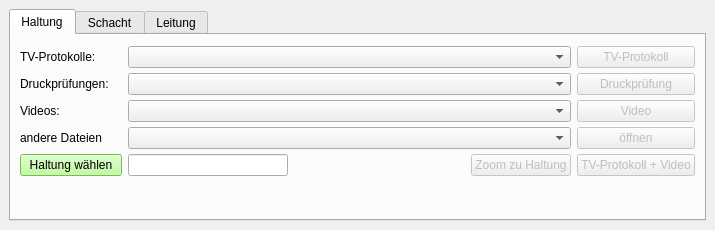
<?xml version="1.0" encoding="UTF-8"?>
<ui version="4.0">
 <class>DockWidget</class>
 <widget class="QDockWidget" name="DockWidget">
  <property name="geometry">
   <rect>
    <x>0</x>
    <y>0</y>
    <width>715</width>
    <height>230</height>
   </rect>
  </property>
  <property name="windowTitle">
   <string>Protokolle öffnen</string>
  </property>
  <widget class="QWidget" name="dockWidgetContents">
   <layout class="QGridLayout" name="gridLayout">
    <item row="0" column="0">
     <widget class="QTabWidget" name="tabWidget">
      <property name="currentIndex">
       <number>0</number>
      </property>
      <widget class="QWidget" name="tab">
       <attribute name="title">
        <string>Haltung</string>
       </attribute>
       <layout class="QGridLayout" name="gridLayout_3">
        <item row="0" column="0">
         <layout class="QGridLayout" name="grid_haltung">
          <property name="topMargin">
           <number>2</number>
          </property>
          <property name="bottomMargin">
           <number>2</number>
          </property>
          <property name="verticalSpacing">
           <number>5</number>
          </property>
          <item row="2" column="1">
           <widget class="QLabel" name="txt_h_video_anzahl">
            <property name="maximumSize">
             <size>
              <width>15</width>
              <height>16777215</height>
             </size>
            </property>
            <property name="text">
             <string/>
            </property>
           </widget>
          </item>
          <item row="3" column="0">
           <widget class="QLabel" name="label">
            <property name="maximumSize">
             <size>
              <width>16777215</width>
              <height>20</height>
             </size>
            </property>
            <property name="text">
             <string>andere Dateien</string>
            </property>
           </widget>
          </item>
          <item row="3" column="2" colspan="5">
           <widget class="QComboBox" name="h_combobox_andere"/>
          </item>
          <item row="1" column="2" colspan="5">
           <widget class="QComboBox" name="h_combobox_druck"/>
          </item>
          <item row="4" column="7">
           <widget class="QPushButton" name="button_h_protokoll_video">
            <property name="enabled">
             <bool>false</bool>
            </property>
            <property name="maximumSize">
             <size>
              <width>150</width>
              <height>16777215</height>
             </size>
            </property>
            <property name="focusPolicy">
             <enum>Qt::NoFocus</enum>
            </property>
            <property name="text">
             <string>TV-Protokoll + Video</string>
            </property>
           </widget>
          </item>
          <item row="4" column="4">
           <widget class="QLabel" name="txt_h_ergebnisDP">
            <property name="sizePolicy">
             <sizepolicy hsizetype="Preferred" vsizetype="Preferred">
              <horstretch>5</horstretch>
              <verstretch>0</verstretch>
             </sizepolicy>
            </property>
            <property name="minimumSize">
             <size>
              <width>90</width>
              <height>0</height>
             </size>
            </property>
            <property name="sizeIncrement">
             <size>
              <width>0</width>
              <height>0</height>
             </size>
            </property>
            <property name="text">
             <string/>
            </property>
            <property name="alignment">
             <set>Qt::AlignCenter</set>
            </property>
           </widget>
          </item>
          <item row="1" column="7">
           <widget class="QPushButton" name="button_h_druck">
            <property name="enabled">
             <bool>false</bool>
            </property>
            <property name="maximumSize">
             <size>
              <width>150</width>
              <height>16777215</height>
             </size>
            </property>
            <property name="focusPolicy">
             <enum>Qt::NoFocus</enum>
            </property>
            <property name="text">
             <string>Druckprüfung</string>
            </property>
           </widget>
          </item>
          <item row="4" column="6">
           <widget class="QPushButton" name="button_zoom_haltung">
            <property name="enabled">
             <bool>false</bool>
            </property>
            <property name="text">
             <string>Zoom zu Haltung</string>
            </property>
           </widget>
          </item>
          <item row="4" column="0" colspan="2">
           <widget class="QPushButton" name="button_select_haltung">
            <property name="autoFillBackground">
             <bool>false</bool>
            </property>
            <property name="styleSheet">
             <string notr="true">QPushButton {background-color: rgb(170, 255, 127);}</string>
            </property>
            <property name="text">
             <string>Haltung wählen</string>
            </property>
           </widget>
          </item>
          <item row="1" column="0">
           <widget class="QLabel" name="label_3">
            <property name="text">
             <string>Druckprüfungen:</string>
            </property>
           </widget>
          </item>
          <item row="3" column="1">
           <widget class="QLabel" name="txt_h_andere_anzahl">
            <property name="maximumSize">
             <size>
              <width>15</width>
              <height>16777215</height>
             </size>
            </property>
            <property name="text">
             <string/>
            </property>
           </widget>
          </item>
          <item row="2" column="7">
           <widget class="QPushButton" name="button_h_video">
            <property name="enabled">
             <bool>false</bool>
            </property>
            <property name="maximumSize">
             <size>
              <width>150</width>
              <height>16777215</height>
             </size>
            </property>
            <property name="focusPolicy">
             <enum>Qt::NoFocus</enum>
            </property>
            <property name="text">
             <string>Video</string>
            </property>
           </widget>
          </item>
          <item row="0" column="0">
           <widget class="QLabel" name="label_2">
            <property name="sizePolicy">
             <sizepolicy hsizetype="Preferred" vsizetype="Preferred">
              <horstretch>0</horstretch>
              <verstretch>0</verstretch>
             </sizepolicy>
            </property>
            <property name="maximumSize">
             <size>
              <width>85</width>
              <height>16777215</height>
             </size>
            </property>
            <property name="text">
             <string>TV-Protokolle:</string>
            </property>
           </widget>
          </item>
          <item row="4" column="2">
           <widget class="QLineEdit" name="txt_haltungNr">
            <property name="minimumSize">
             <size>
              <width>160</width>
              <height>0</height>
             </size>
            </property>
            <property name="maximumSize">
             <size>
              <width>200</width>
              <height>16777215</height>
             </size>
            </property>
           </widget>
          </item>
          <item row="2" column="0">
           <widget class="QLabel" name="label_4">
            <property name="text">
             <string>Videos:</string>
            </property>
           </widget>
          </item>
          <item row="3" column="7">
           <widget class="QPushButton" name="button_h_andere">
            <property name="enabled">
             <bool>false</bool>
            </property>
            <property name="text">
             <string>öffnen</string>
            </property>
           </widget>
          </item>
          <item row="0" column="1">
           <widget class="QLabel" name="txt_h_protokoll_anzahl">
            <property name="sizePolicy">
             <sizepolicy hsizetype="Preferred" vsizetype="Preferred">
              <horstretch>0</horstretch>
              <verstretch>0</verstretch>
             </sizepolicy>
            </property>
            <property name="maximumSize">
             <size>
              <width>15</width>
              <height>16777215</height>
             </size>
            </property>
            <property name="text">
             <string/>
            </property>
           </widget>
          </item>
          <item row="0" column="7">
           <widget class="QPushButton" name="button_h_protokoll">
            <property name="enabled">
             <bool>false</bool>
            </property>
            <property name="maximumSize">
             <size>
              <width>150</width>
              <height>16777215</height>
             </size>
            </property>
            <property name="focusPolicy">
             <enum>Qt::NoFocus</enum>
            </property>
            <property name="text">
             <string>TV-Protokoll</string>
            </property>
           </widget>
          </item>
          <item row="0" column="2" colspan="5">
           <widget class="QComboBox" name="h_combobox_protokoll"/>
          </item>
          <item row="4" column="5">
           <spacer name="horizontalSpacer_3">
            <property name="orientation">
             <enum>Qt::Horizontal</enum>
            </property>
            <property name="sizeHint" stdset="0">
             <size>
              <width>40</width>
              <height>20</height>
             </size>
            </property>
           </spacer>
          </item>
          <item row="1" column="1">
           <widget class="QLabel" name="txt_h_druck_anzahl">
            <property name="sizePolicy">
             <sizepolicy hsizetype="Preferred" vsizetype="Preferred">
              <horstretch>0</horstretch>
              <verstretch>0</verstretch>
             </sizepolicy>
            </property>
            <property name="maximumSize">
             <size>
              <width>15</width>
              <height>16777215</height>
             </size>
            </property>
            <property name="text">
             <string/>
            </property>
           </widget>
          </item>
          <item row="2" column="2" colspan="5">
           <widget class="QComboBox" name="h_combobox_video"/>
          </item>
          <item row="4" column="3">
           <spacer name="horizontalSpacer_2">
            <property name="orientation">
             <enum>Qt::Horizontal</enum>
            </property>
            <property name="sizeHint" stdset="0">
             <size>
              <width>60</width>
              <height>20</height>
             </size>
            </property>
           </spacer>
          </item>
         </layout>
        </item>
        <item row="1" column="0">
         <spacer name="verticalSpacer_3">
          <property name="orientation">
           <enum>Qt::Vertical</enum>
          </property>
          <property name="sizeHint" stdset="0">
           <size>
            <width>20</width>
            <height>40</height>
           </size>
          </property>
         </spacer>
        </item>
       </layout>
      </widget>
      <widget class="QWidget" name="tab_2">
       <attribute name="title">
        <string>Schacht</string>
       </attribute>
       <layout class="QGridLayout" name="gridLayout_5">
        <item row="0" column="0">
         <layout class="QGridLayout" name="grid_schacht">
          <property name="topMargin">
           <number>2</number>
          </property>
          <property name="bottomMargin">
           <number>2</number>
          </property>
          <property name="verticalSpacing">
           <number>5</number>
          </property>
          <item row="0" column="0">
           <widget class="QLabel" name="label_7">
            <property name="sizePolicy">
             <sizepolicy hsizetype="Preferred" vsizetype="Preferred">
              <horstretch>0</horstretch>
              <verstretch>0</verstretch>
             </sizepolicy>
            </property>
            <property name="maximumSize">
             <size>
              <width>85</width>
              <height>16777215</height>
             </size>
            </property>
            <property name="text">
             <string>Protokolle:</string>
            </property>
           </widget>
          </item>
          <item row="1" column="7">
           <widget class="QPushButton" name="button_s_druck">
            <property name="enabled">
             <bool>false</bool>
            </property>
            <property name="text">
             <string>Druckprüfung</string>
            </property>
           </widget>
          </item>
          <item row="4" column="7">
           <widget class="QPushButton" name="button_s_protokoll_video">
            <property name="enabled">
             <bool>false</bool>
            </property>
            <property name="maximumSize">
             <size>
              <width>150</width>
              <height>16777215</height>
             </size>
            </property>
            <property name="focusPolicy">
             <enum>Qt::NoFocus</enum>
            </property>
            <property name="text">
             <string>Protokoll + Video</string>
            </property>
           </widget>
          </item>
          <item row="2" column="1">
           <widget class="QLabel" name="txt_s_video_anzahl">
            <property name="sizePolicy">
             <sizepolicy hsizetype="Preferred" vsizetype="Preferred">
              <horstretch>0</horstretch>
              <verstretch>0</verstretch>
             </sizepolicy>
            </property>
            <property name="maximumSize">
             <size>
              <width>15</width>
              <height>16777215</height>
             </size>
            </property>
            <property name="text">
             <string/>
            </property>
           </widget>
          </item>
          <item row="1" column="2" colspan="5">
           <widget class="QComboBox" name="s_combobox_druck"/>
          </item>
          <item row="3" column="0">
           <widget class="QLabel" name="label_12">
            <property name="text">
             <string>andere Dateien</string>
            </property>
           </widget>
          </item>
          <item row="3" column="7">
           <widget class="QPushButton" name="button_s_andere">
            <property name="enabled">
             <bool>false</bool>
            </property>
            <property name="text">
             <string>öffnen</string>
            </property>
           </widget>
          </item>
          <item row="4" column="0" colspan="2">
           <widget class="QPushButton" name="button_select_schacht">
            <property name="autoFillBackground">
             <bool>false</bool>
            </property>
            <property name="styleSheet">
             <string notr="true">QPushButton {background-color: rgb(170, 255, 127);}</string>
            </property>
            <property name="text">
             <string>Schacht wählen</string>
            </property>
           </widget>
          </item>
          <item row="3" column="2" colspan="5">
           <widget class="QComboBox" name="s_combobox_andere"/>
          </item>
          <item row="4" column="2">
           <widget class="QLineEdit" name="txt_schachtNr">
            <property name="minimumSize">
             <size>
              <width>160</width>
              <height>0</height>
             </size>
            </property>
            <property name="maximumSize">
             <size>
              <width>200</width>
              <height>16777215</height>
             </size>
            </property>
           </widget>
          </item>
          <item row="1" column="0">
           <widget class="QLabel" name="label_10">
            <property name="text">
             <string>Druckprüfung</string>
            </property>
           </widget>
          </item>
          <item row="0" column="7">
           <widget class="QPushButton" name="button_s_protokoll">
            <property name="enabled">
             <bool>false</bool>
            </property>
            <property name="maximumSize">
             <size>
              <width>150</width>
              <height>16777215</height>
             </size>
            </property>
            <property name="focusPolicy">
             <enum>Qt::NoFocus</enum>
            </property>
            <property name="text">
             <string>Protokoll</string>
            </property>
           </widget>
          </item>
          <item row="0" column="1">
           <widget class="QLabel" name="txt_s_protokoll_anzahl">
            <property name="sizePolicy">
             <sizepolicy hsizetype="Preferred" vsizetype="Preferred">
              <horstretch>0</horstretch>
              <verstretch>0</verstretch>
             </sizepolicy>
            </property>
            <property name="maximumSize">
             <size>
              <width>15</width>
              <height>16777215</height>
             </size>
            </property>
            <property name="text">
             <string/>
            </property>
           </widget>
          </item>
          <item row="2" column="0">
           <widget class="QLabel" name="label_6">
            <property name="text">
             <string>Videos:</string>
            </property>
           </widget>
          </item>
          <item row="2" column="2" colspan="5">
           <widget class="QComboBox" name="s_combobox_video"/>
          </item>
          <item row="4" column="6">
           <widget class="QPushButton" name="button_zoom_schacht">
            <property name="enabled">
             <bool>false</bool>
            </property>
            <property name="text">
             <string>Zoom zu Schacht</string>
            </property>
           </widget>
          </item>
          <item row="4" column="3">
           <spacer name="horizontalSpacer_4">
            <property name="orientation">
             <enum>Qt::Horizontal</enum>
            </property>
            <property name="sizeHint" stdset="0">
             <size>
              <width>60</width>
              <height>20</height>
             </size>
            </property>
           </spacer>
          </item>
          <item row="4" column="4">
           <widget class="QLabel" name="txt_s_ergebnisDP">
            <property name="minimumSize">
             <size>
              <width>90</width>
              <height>0</height>
             </size>
            </property>
            <property name="text">
             <string/>
            </property>
           </widget>
          </item>
          <item row="0" column="2" colspan="5">
           <widget class="QComboBox" name="s_combobox_protokoll"/>
          </item>
          <item row="2" column="7">
           <widget class="QPushButton" name="button_s_video">
            <property name="enabled">
             <bool>false</bool>
            </property>
            <property name="maximumSize">
             <size>
              <width>150</width>
              <height>16777215</height>
             </size>
            </property>
            <property name="focusPolicy">
             <enum>Qt::NoFocus</enum>
            </property>
            <property name="text">
             <string>Video</string>
            </property>
           </widget>
          </item>
          <item row="1" column="1">
           <widget class="QLabel" name="txt_s_druck_anzahl">
            <property name="maximumSize">
             <size>
              <width>15</width>
              <height>16777215</height>
             </size>
            </property>
            <property name="text">
             <string/>
            </property>
           </widget>
          </item>
          <item row="3" column="1">
           <widget class="QLabel" name="txt_s_andere_anzahl">
            <property name="text">
             <string/>
            </property>
           </widget>
          </item>
          <item row="4" column="5">
           <spacer name="horizontalSpacer">
            <property name="orientation">
             <enum>Qt::Horizontal</enum>
            </property>
            <property name="sizeHint" stdset="0">
             <size>
              <width>40</width>
              <height>20</height>
             </size>
            </property>
           </spacer>
          </item>
         </layout>
        </item>
        <item row="1" column="0">
         <spacer name="verticalSpacer_2">
          <property name="orientation">
           <enum>Qt::Vertical</enum>
          </property>
          <property name="sizeHint" stdset="0">
           <size>
            <width>20</width>
            <height>40</height>
           </size>
          </property>
         </spacer>
        </item>
       </layout>
      </widget>
      <widget class="QWidget" name="tab_3">
       <attribute name="title">
        <string>Leitung</string>
       </attribute>
       <layout class="QGridLayout" name="gridLayout_2">
        <item row="0" column="0">
         <layout class="QGridLayout" name="grid_haltung_2">
          <property name="topMargin">
           <number>2</number>
          </property>
          <property name="bottomMargin">
           <number>2</number>
          </property>
          <property name="verticalSpacing">
           <number>5</number>
          </property>
          <item row="4" column="6">
           <widget class="QPushButton" name="button_zoom_leitung">
            <property name="enabled">
             <bool>false</bool>
            </property>
            <property name="text">
             <string>Zoom zu Leitung</string>
            </property>
           </widget>
          </item>
          <item row="1" column="7">
           <widget class="QPushButton" name="button_l_druck">
            <property name="enabled">
             <bool>false</bool>
            </property>
            <property name="maximumSize">
             <size>
              <width>150</width>
              <height>16777215</height>
             </size>
            </property>
            <property name="focusPolicy">
             <enum>Qt::NoFocus</enum>
            </property>
            <property name="text">
             <string>Druckprüfung</string>
            </property>
           </widget>
          </item>
          <item row="4" column="2">
           <widget class="QLineEdit" name="txt_leitungNr">
            <property name="minimumSize">
             <size>
              <width>160</width>
              <height>0</height>
             </size>
            </property>
            <property name="maximumSize">
             <size>
              <width>200</width>
              <height>16777215</height>
             </size>
            </property>
           </widget>
          </item>
          <item row="2" column="0">
           <widget class="QLabel" name="label_5">
            <property name="text">
             <string>Videos:</string>
            </property>
           </widget>
          </item>
          <item row="4" column="7">
           <widget class="QPushButton" name="button_l_protokoll_video">
            <property name="enabled">
             <bool>false</bool>
            </property>
            <property name="maximumSize">
             <size>
              <width>150</width>
              <height>16777215</height>
             </size>
            </property>
            <property name="focusPolicy">
             <enum>Qt::NoFocus</enum>
            </property>
            <property name="text">
             <string>TV-Protokoll + Video</string>
            </property>
           </widget>
          </item>
          <item row="1" column="1">
           <widget class="QLabel" name="txt_l_druck_anzahl">
            <property name="sizePolicy">
             <sizepolicy hsizetype="Preferred" vsizetype="Preferred">
              <horstretch>0</horstretch>
              <verstretch>0</verstretch>
             </sizepolicy>
            </property>
            <property name="maximumSize">
             <size>
              <width>15</width>
              <height>16777215</height>
             </size>
            </property>
            <property name="text">
             <string/>
            </property>
           </widget>
          </item>
          <item row="2" column="2" colspan="5">
           <widget class="QComboBox" name="l_combobox_video"/>
          </item>
          <item row="2" column="1">
           <widget class="QLabel" name="txt_l_video_anzahl">
            <property name="maximumSize">
             <size>
              <width>15</width>
              <height>16777215</height>
             </size>
            </property>
            <property name="text">
             <string/>
            </property>
           </widget>
          </item>
          <item row="0" column="2" colspan="5">
           <widget class="QComboBox" name="l_combobox_protokoll"/>
          </item>
          <item row="4" column="4">
           <widget class="QLabel" name="txt_l_ergebnisDP">
            <property name="sizePolicy">
             <sizepolicy hsizetype="Preferred" vsizetype="Preferred">
              <horstretch>5</horstretch>
              <verstretch>0</verstretch>
             </sizepolicy>
            </property>
            <property name="minimumSize">
             <size>
              <width>90</width>
              <height>0</height>
             </size>
            </property>
            <property name="sizeIncrement">
             <size>
              <width>0</width>
              <height>0</height>
             </size>
            </property>
            <property name="text">
             <string/>
            </property>
            <property name="alignment">
             <set>Qt::AlignCenter</set>
            </property>
           </widget>
          </item>
          <item row="4" column="5">
           <spacer name="horizontalSpacer_5">
            <property name="orientation">
             <enum>Qt::Horizontal</enum>
            </property>
            <property name="sizeHint" stdset="0">
             <size>
              <width>40</width>
              <height>20</height>
             </size>
            </property>
           </spacer>
          </item>
          <item row="0" column="7">
           <widget class="QPushButton" name="button_l_protokoll">
            <property name="enabled">
             <bool>false</bool>
            </property>
            <property name="maximumSize">
             <size>
              <width>150</width>
              <height>16777215</height>
             </size>
            </property>
            <property name="focusPolicy">
             <enum>Qt::NoFocus</enum>
            </property>
            <property name="text">
             <string>TV-Protokoll</string>
            </property>
           </widget>
          </item>
          <item row="1" column="0">
           <widget class="QLabel" name="label_8">
            <property name="text">
             <string>Druckprüfungen:</string>
            </property>
           </widget>
          </item>
          <item row="2" column="7">
           <widget class="QPushButton" name="button_l_video">
            <property name="enabled">
             <bool>false</bool>
            </property>
            <property name="maximumSize">
             <size>
              <width>150</width>
              <height>16777215</height>
             </size>
            </property>
            <property name="focusPolicy">
             <enum>Qt::NoFocus</enum>
            </property>
            <property name="text">
             <string>Video</string>
            </property>
           </widget>
          </item>
          <item row="4" column="0" colspan="2">
           <widget class="QPushButton" name="button_select_leitung">
            <property name="autoFillBackground">
             <bool>false</bool>
            </property>
            <property name="styleSheet">
             <string notr="true">QPushButton {background-color: rgb(150, 223, 255);}</string>
            </property>
            <property name="text">
             <string>Leitung wählen</string>
            </property>
           </widget>
          </item>
          <item row="1" column="2" colspan="5">
           <widget class="QComboBox" name="l_combobox_druck"/>
          </item>
          <item row="0" column="1">
           <widget class="QLabel" name="txt_l_protokoll_anzahl">
            <property name="sizePolicy">
             <sizepolicy hsizetype="Preferred" vsizetype="Preferred">
              <horstretch>0</horstretch>
              <verstretch>0</verstretch>
             </sizepolicy>
            </property>
            <property name="maximumSize">
             <size>
              <width>15</width>
              <height>16777215</height>
             </size>
            </property>
            <property name="text">
             <string/>
            </property>
           </widget>
          </item>
          <item row="4" column="3">
           <spacer name="horizontalSpacer_6">
            <property name="orientation">
             <enum>Qt::Horizontal</enum>
            </property>
            <property name="sizeHint" stdset="0">
             <size>
              <width>60</width>
              <height>20</height>
             </size>
            </property>
           </spacer>
          </item>
          <item row="0" column="0">
           <widget class="QLabel" name="label_9">
            <property name="sizePolicy">
             <sizepolicy hsizetype="Preferred" vsizetype="Preferred">
              <horstretch>0</horstretch>
              <verstretch>0</verstretch>
             </sizepolicy>
            </property>
            <property name="maximumSize">
             <size>
              <width>85</width>
              <height>16777215</height>
             </size>
            </property>
            <property name="text">
             <string>TV-Protokolle:</string>
            </property>
           </widget>
          </item>
          <item row="3" column="2" colspan="5">
           <widget class="QComboBox" name="l_combobox_andere"/>
          </item>
          <item row="3" column="0">
           <widget class="QLabel" name="label_11">
            <property name="text">
             <string>andere Dateien</string>
            </property>
           </widget>
          </item>
          <item row="3" column="1">
           <widget class="QLabel" name="txt_l_andere_anzahl">
            <property name="text">
             <string/>
            </property>
           </widget>
          </item>
          <item row="3" column="7">
           <widget class="QPushButton" name="button_l_andere">
            <property name="enabled">
             <bool>false</bool>
            </property>
            <property name="text">
             <string>öffnen</string>
            </property>
           </widget>
          </item>
         </layout>
        </item>
        <item row="1" column="0">
         <spacer name="verticalSpacer">
          <property name="orientation">
           <enum>Qt::Vertical</enum>
          </property>
          <property name="sizeHint" stdset="0">
           <size>
            <width>20</width>
            <height>40</height>
           </size>
          </property>
         </spacer>
        </item>
       </layout>
      </widget>
     </widget>
    </item>
   </layout>
  </widget>
 </widget>
 <resources/>
 <connections/>
</ui>
